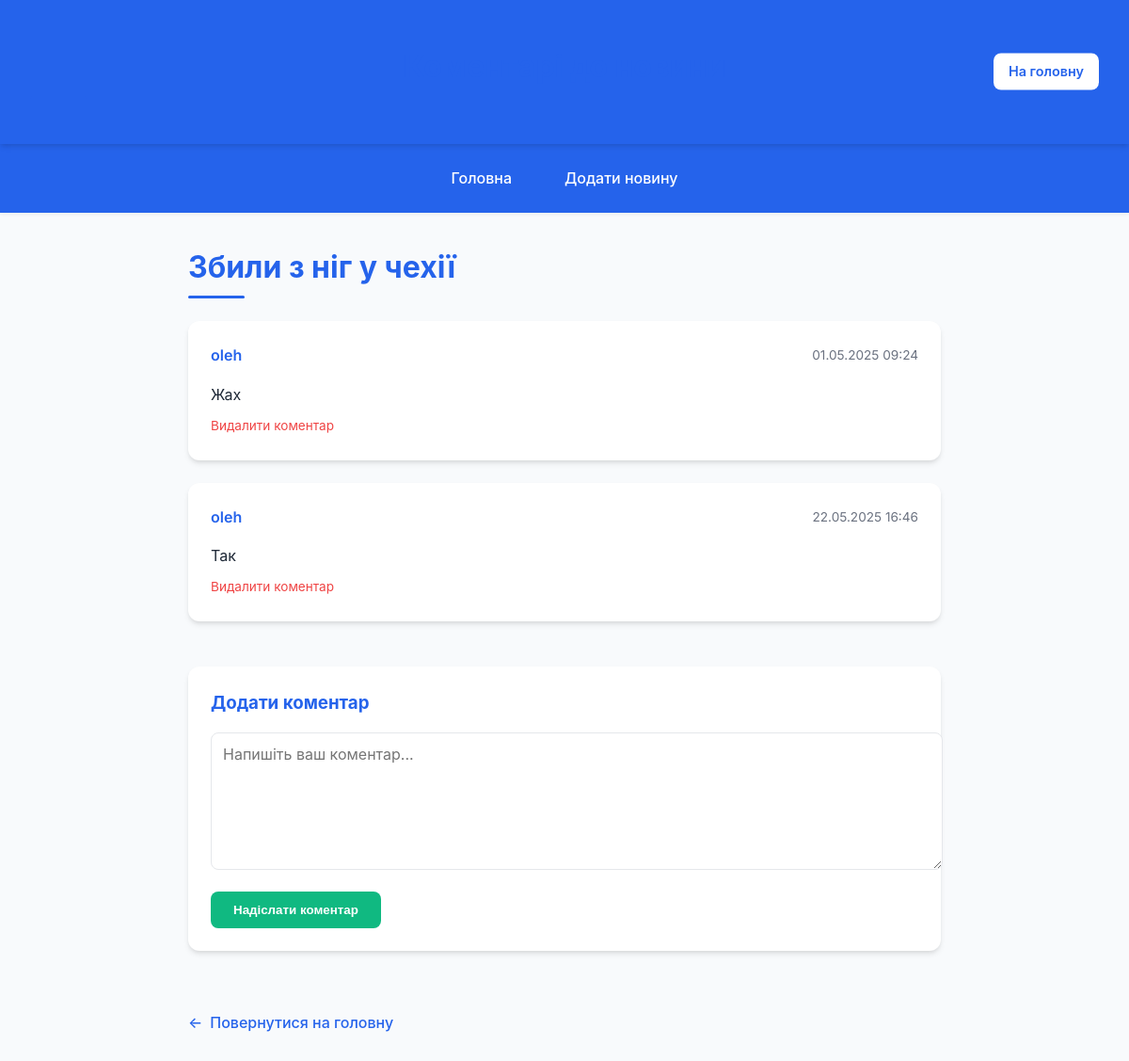
The page /comments/11/ (signed in) on the database its author committed.
### news/models.py (models this page shows, shortened)
class News(models.Model):
    title = models.CharField(max_length=200)
    content = models.TextField()
    image = models.ImageField(upload_to='news_images/', blank=True, null=True)
    created_at = models.DateTimeField(auto_now_add=True)
    author = models.ForeignKey(User, on_delete=models.CASCADE)
    class Meta:
        verbose_name = 'Новина'
        verbose_name_plural = 'Новини'

class Comment(models.Model):
    news = models.ForeignKey(News, on_delete=models.CASCADE, related_name='comments')
    author = models.ForeignKey(User, on_delete=models.CASCADE)
    content = models.TextField()
    created_at = models.DateTimeField(auto_now_add=True)

### news/views.py (the view)
# urls.py: path('comments/<int:news_id>/', views.news_comments, name='news_comments'),
def news_comments(request, news_id):
    news = get_object_or_404(News, id=news_id)
    comments = news.comments.all()
    return render(request, 'news/comments.html', {'news': news, 'comments': comments})

### news/templates/news/comments.html (shortened to what this page needs)
<!DOCTYPE html>
<html lang="uk">
<head>
</head>
<body>
<header>
  <h1>Коментарі до новини</h1>
  <div class="auth-buttons">
    <a href="/">На головну</a>
  </div>
</header>
<nav>
  <a href="/">Головна</a>
  <a href="/add_news/">Додати новину</a>
</nav>
<main>
  <h1>{{ news.title }}</h1>
  <div class="comments-list">
    {% for comment in comments %}
      <div class="comment">
        <div class="comment-header">
          <span class="comment-author">{{ comment.author.username }}</span>
          <span class="comment-date">{{ comment.created_at|date:"d.m.Y H:i" }}</span>
        </div>
        <p class="comment-content">{{ comment.content }}</p>
        {% if user == comment.author or user.is_staff %}
          <div class="comment-actions">
            <a href="{% url 'news:comment_delete' comment.id %}">Видалити коментар</a>
          </div>
        {% endif %}
      </div>
    {% empty %}
      <div class="comment">
        <p>Поки що немає коментарів. Будьте першим!</p>
      </div>
    {% endfor %}
  </div>
  {% if user.is_authenticated %}
    <div class="comment-form">
      <h3>Додати коментар</h3>
      <form method="post" action="{% url 'news:add_comment' news.id %}">
        <textarea name="content" required placeholder="Напишіть ваш коментар..."></textarea>
        <button type="submit" class="submit-btn">Надіслати коментар</button>
      </form>
    </div>
  {% else %}
    <div class="login-prompt">
      <p>Щоб залишити коментар, будь ласка, <a href="/login/">увійдіть</a> або <a href="/register/">зареєструйтесь</a>.</p>
    </div>
  {% endif %}
  <a href="/" class="back-link">Повернутися на головну</a>
</main>
</body>
</html>

### news/templates/news/comments.html (style rules this page uses)
:root { --primary-color: #2563eb; --primary-hover: #1d4ed8; --secondary-color: #3b82f6; --accent-color: #10b981; --accent-hover: #0d9f6e; --text-color: #1f2937; --text-light: #6b7280; --bg-color: #f8fafc; --card-bg: #ffffff; --shadow: 0 4px 6px -1px rgba(0, 0, 0, 0.1), 0 2px 4px -1px rgba(0, 0, 0, 0.06); --radius: 12px; --radius-sm: 8px; }
body { font-family: 'Inter', -apple-system, BlinkMacSystemFont, 'Segoe UI', Roboto, sans-serif; margin: 0; padding: 0; background-color: var(--bg-color); color: var(--text-color); line-height: 1.6; }
header { background-color: var(--primary-color); color: white; padding: 1.5rem 2rem; text-align: center; position: relative; box-shadow: var(--shadow); }
.auth-buttons { position: absolute; top: 50%; right: 2rem; transform: translateY(-50%); display: flex; gap: 0.75rem; }
.auth-buttons a { background-color: white; color: var(--primary-color); border: none; padding: 0.5rem 1rem; border-radius: var(--radius-sm); text-decoration: none; font-weight: 600; font-size: 0.9rem; transition: all 0.2s ease; }
nav { background-color: var(--primary-color); display: flex; justify-content: center; align-items: center; gap: 1.5rem; padding: 1rem 2rem; box-shadow: 0 2px 4px rgba(0, 0, 0, 0.05); }
nav a { color: white; padding: 0.5rem 1rem; text-decoration: none; font-weight: 500; border-radius: var(--radius-sm); transition: all 0.2s ease; }
main { max-width: 800px; margin: 2rem auto; padding: 0 1rem; }
h1 { color: var(--primary-color); margin-bottom: 1.5rem; position: relative; padding-bottom: 0.5rem; }
h1::after { content: ''; position: absolute; bottom: 0; left: 0; width: 60px; height: 3px; background-color: var(--primary-color); border-radius: 3px; }
.comment { margin-bottom: 1.5rem; padding: 1.5rem; background: var(--card-bg); border-radius: var(--radius); box-shadow: var(--shadow); transition: transform 0.2s ease; }
.comment-header { display: flex; justify-content: space-between; align-items: center; margin-bottom: 0.75rem; }
.comment-author { font-weight: 600; color: var(--primary-color); }
.comment-date { color: var(--text-light); font-size: 0.85rem; }
.comment-content { margin-bottom: 0.5rem; line-height: 1.5; }
.comment-actions a { color: #ef4444; text-decoration: none; font-size: 0.85rem; transition: color 0.2s ease; }
.comment-form { margin: 3rem 0; padding: 1.5rem; background: var(--card-bg); border-radius: var(--radius); box-shadow: var(--shadow); }
.comment-form h3 { margin-top: 0; margin-bottom: 1rem; color: var(--primary-color); }
textarea { width: 100%; padding: 0.75rem; border: 1px solid #e5e7eb; border-radius: var(--radius-sm); font-family: inherit; font-size: 1rem; min-height: 120px; margin-bottom: 1rem; transition: border-color 0.2s ease; }
.submit-btn { background-color: var(--accent-color); color: white; border: none; padding: 0.75rem 1.5rem; border-radius: var(--radius-sm); font-weight: 600; cursor: pointer; transition: all 0.2s ease; }
.back-link { display: inline-flex; align-items: center; gap: 0.5rem; color: var(--primary-color); text-decoration: none; font-weight: 500; margin-top: 1rem; transition: color 0.2s ease; }
.back-link::before { content: "←"; }

### rows shown on the page
News: title "Збили з ніг у чехії"
Comment: author.username "oleh", created_at "01.05.2025 09:24", content "Жах", shows "Видалити коментар"
Comment: author.username "oleh", created_at "22.05.2025 16:46", content "Так", shows "Видалити коментар"
